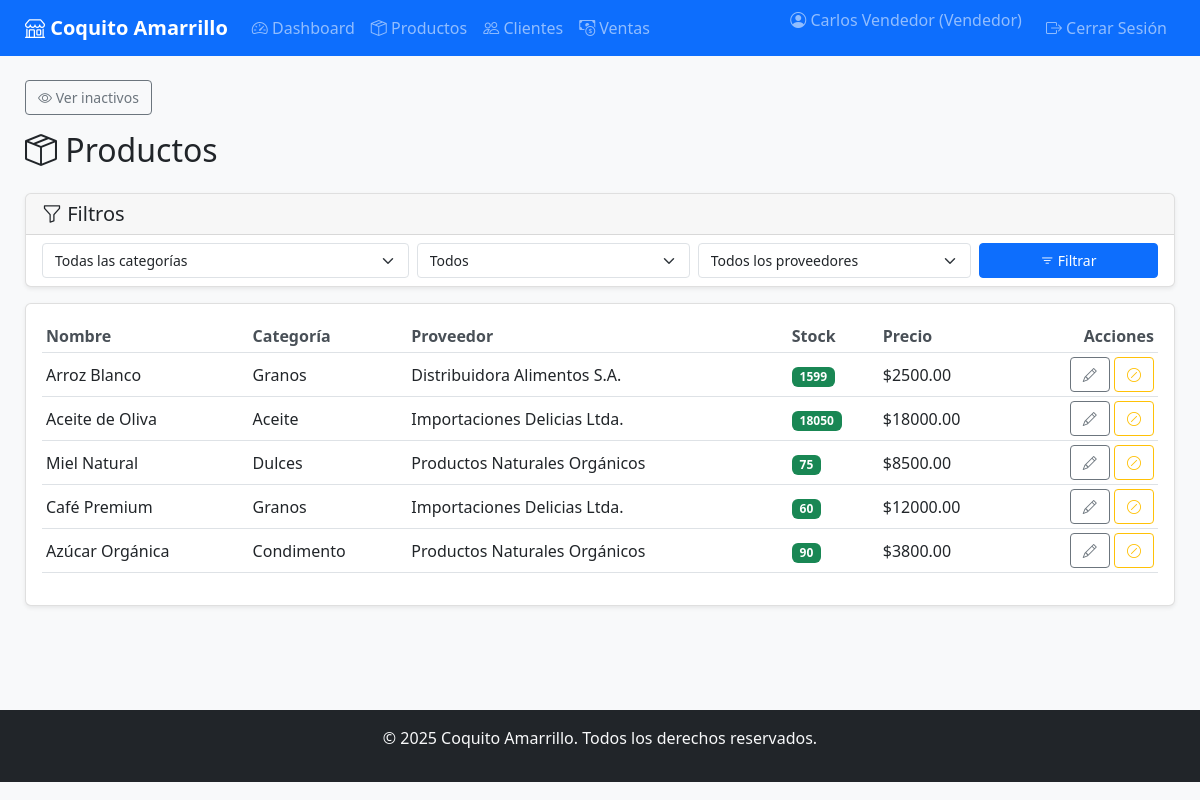
/products/ (signed in), run on the app's committed database.
### app/models/user.py (models this page shows, shortened)
class User(UserMixin, db.Model):
    __tablename__ = 'usuarios'
    id_usuario = db.Column(db.Integer, primary_key=True)
    nombre = db.Column(db.String(100), nullable=False)
    email = db.Column(db.String(100), nullable=False, unique=True)
    _password_hash = db.Column('password', db.String(255), nullable=False)
    rol_id = db.Column(db.Integer, db.ForeignKey('roles.id_rol'), nullable=False)
    activo = db.Column(db.Boolean, default=True)  # Campo para soft delete
    fecha_eliminacion = db.Column(db.DateTime)    # Fecha de desactivación
    fecha_registro = db.Column(db.DateTime)
    rol = relationship('Role', back_populates='usuarios')
    empleado_asociado = relationship('Staff', back_populates='usuario', uselist=False)
    @property
    def password(self):
        raise AttributeError('La contraseña no es legible')
    @password.setter
    def password(self, raw_password):
        self.validate_password_strength(raw_password)
        self._password_hash = bcrypt.generate_password_hash(raw_password).decode('utf-8')

### app/models/role.py (models this page shows, shortened)
class Role(db.Model):
    __tablename__ = 'roles'
    id_rol = db.Column(db.Integer, primary_key=True)
    nombre = db.Column(db.String(50), nullable=False, unique=True)
    descripcion = db.Column(db.String(150))
    activo = db.Column(db.Boolean, default=True)
    fecha_eliminacion = db.Column(db.DateTime)
    usuarios = relationship('User', back_populates='rol', cascade='save-update, merge')

### app/models/product.py (models this page shows, shortened)
class Product(db.Model):
    __tablename__ = 'productos'
    id_producto = db.Column(db.Integer, primary_key=True)
    nombre = db.Column(db.String(100), nullable=False)
    categoria = db.Column(db.String(100), nullable=False)
    descripcion = db.Column(db.Text)
    precio = db.Column(db.Numeric(10, 2), nullable=False)
    stock = db.Column(db.Integer, default=0)
    proveedor_id = db.Column(db.Integer, db.ForeignKey('proveedores.id_proveedor'))
    activo = db.Column(db.Boolean, default=True)  # Campo para soft delete
    fecha_eliminacion = db.Column(db.DateTime)    # Fecha de desactivación
    proveedor = relationship('Supplier', back_populates='productos')
    ventas = relationship('SaleProduct', back_populates='producto')
    ordenes_cliente = relationship('ClientOrderProduct', back_populates='producto')
    ordenes_proveedor = relationship('SupplierOrderProduct', back_populates='producto')

### app/models/supplier.py (models this page shows, shortened)
class Supplier(db.Model):
    __tablename__ = 'proveedores'
    id_proveedor = db.Column(db.Integer, primary_key=True)
    nombre = db.Column(db.String(100), nullable=False)
    contacto = db.Column(db.String(100))
    ciudad_id = db.Column(db.Integer, db.ForeignKey('ciudades.id_ciudad'))
    activo = db.Column(db.Boolean, default=True)
    fecha_eliminacion = db.Column(db.DateTime)
    usuario_id = db.Column(db.Integer, db.ForeignKey('usuarios.id_usuario'))
    ciudad = relationship('City', back_populates='proveedores')
    productos = relationship('Product', back_populates='proveedor')
    ordenes = relationship('SupplierOrder', back_populates='proveedor')
    empleados = relationship('Staff', back_populates='proveedor')

### app/routes/products.py (the view)
@products_bp.route('/')
@login_required
def list_products():
    products = Product.query.all()
    if current_user.rol.nombre not in ['Administrador', 'Vendedor']:
        flash('No tienes permisos para acceder a esta página', 'danger')
        return redirect(url_for('dashboard.dashboard'))
    categorias = [row[0] for row in db.session.query(distinct(Product.categoria)).all() if row[0]]
    proveedores = Supplier.query.filter_by(activo=True).all()
    try:
        mostrar_inactivos = request.args.get('mostrar_inactivos', 'false').lower() in ['1', 'true', 'yes']
        if mostrar_inactivos:
            products = Product.query.all()
        else:
            products = Product.query.filter_by(activo=True).all()
        categoria = request.args.get('categoria', '').strip()
        disponibilidad = request.args.get('disponibilidad', '').strip()
        proveedor_id = request.args.get('proveedor', '').strip()
        query = Product.query
        if not (mostrar_inactivos and current_user.rol.nombre == 'Administrador'):
            query = query.filter(Product.activo == True)
        if categoria:
            query = query.filter(Product.categoria.ilike(f"%{categoria}%"))
        if disponibilidad == 'disponible':
            query = query.filter(Product.stock > 0)
        elif disponibilidad == 'agotado':
            query = query.filter(Product.stock == 0)
        if proveedor_id:
            query = query.filter(Product.proveedor_id == int(proveedor_id))
        products = query.all()
        form = EmptyForm()
        return render_template(
            'products/list.html',
            products=products,
            mostrar_inactivos=mostrar_inactivos,
            proveedores=proveedores,
            categorias=categorias,
            form=form
            )
    except Exception as e:
        flash(f'Error al cargar Productos: {str(e)}', 'danger')
        return redirect(url_for('dashboard.dashboard'))

### app/forms.py
class EmptyForm(FlaskForm):
    pass

### app/__init__.py (called while the page is built)
@login_manager.user_loader
def load_user(user_id):
    from app.models import User
    return User.query.get(int(user_id))

### app/templates/products/list.html (shortened to what this page needs)
{% extends "base.html" %}
{% block content %}
<div class="mb-3 align-items-right">
    {% if mostrar_inactivos %}
    <a href="{{ url_for('products.list_products') }}" class="btn btn-sm btn-outline-secondary">
        <i class="bi bi-eye-slash"></i> Ocultar inactivos
    </a>
    {% else %}
    <a href="{{ url_for('products.list_products', mostrar_inactivos='true') }}"
        class="btn btn-sm btn-outline-secondary">
        <i class="bi bi-eye"></i> Ver inactivos
    </a>
    {% endif %}
</div>
<div class="d-flex justify-content-between align-items-center mb-3 mb-md-4">
    <h1 class="h2 mb-0 text-dark"><i class="bi bi-box-seam d-none d-md-inline"></i> Productos</h1>
</div>
<div class="card mb-3">
    <div class="card-header py-2">
        <h5 class="card-title mb-0 d-none d-md-block"><i class="bi bi-funnel"></i> Filtros</h5>
    </div>
    <div class="collapse d-md-block" id="filtersCollapse">
        <div class="card-body py-2">
            <form method="GET" class="row g-2">
                <div class="col-12 col-md-4">
                    <select class="form-select form-select-sm" name="categoria">
                        <option value="">Todas las categorías</option>
                    </select>
                </div>
                <div class="col-12 col-md-3">
                    <select class="form-select form-select-sm" name="disponibilidad">
                        <option value="">Todos</option>
                    </select>
                </div>
                {% if proveedores %}
                <div class="col-12 col-md-3">
                    <select class="form-select form-select-sm" name="proveedor">
                        <option value="">Todos los proveedores</option>
                    </select>
                </div>
                {% endif %}
                <div class="col-12 col-md-2">
                    <button type="submit" class="btn btn-primary btn-sm w-100">
                        <i class="bi bi-filter"></i> <span class="d-none d-md-inline">Filtrar</span>
                    </button>
                </div>
            </form>
        </div>
    </div>
</div>
<div class="card">
    <div class="card-body table-responsive">
        {% if products %}
        <table class="table table-sm table-hover align-middle">
            <thead>
                <tr>
                    <th>Nombre</th>
                    <th>Categoría</th>
                    <th>Proveedor</th>
                    <th>Stock</th>
                    <th>Precio</th>
                    <th class="text-end">Acciones</th>
                </tr>
            </thead>
            <tbody>
                {% for product in products %}
                <tr>
                    <td>{{ product.nombre }}</td>
                    <td>{{ product.categoria }}</td>
                    <td>{{ product.proveedor.nombre if product.proveedor else '-' }}</td>
                    <td>
                        {% if product.stock > 0 %}
                        <span class="badge bg-success">{{ product.stock }}</span>
                        {% else %}
                        <span class="badge bg-danger">Agotado</span>
                        {% endif %}
                    </td>
                    <td>${{ '%.2f'|format(product.precio) }}</td>
                    <td class="text-end">
                        <a href="{{ url_for('products.edit_product', product_id=product.id_producto) }}"
                            class="btn btn-sm btn-outline-secondary">
                            <i class="bi bi-pencil"></i>
                        </a>
                        {% if product.activo %}
                        <form action="{{ url_for('products.delete_product', product_id=product.id_producto) }}"
                            method="POST" class="d-inline">
                            <button type="submit" class="btn btn-sm btn-outline-warning"
                                onclick="return confirm('¿Seguro que deseas desactivar este producto?')">
                                <i class="bi bi-slash-circle"></i>
                            </button>
                        </form>
                        {% endif %}
                    </td>
                </tr>
                {% endfor %}
            </tbody>
        </table>
        {% else %}
        <p class="text-center text-muted">No se encontraron productos.</p>
        {% endif %}
    </div>
</div>
{% endblock %}

### app/templates/base.html (shortened to what this page needs)
<!DOCTYPE html>
<html lang="es">
<head>
    <link href="https://cdn.jsdelivr.net/npm/bootstrap@5.3.0/dist/css/bootstrap.min.css" rel="stylesheet">
    <link rel="stylesheet" href="https://cdn.jsdelivr.net/npm/bootstrap-icons@1.10.0/font/bootstrap-icons.css">
    <link rel="stylesheet" href="https://cdnjs.cloudflare.com/ajax/libs/font-awesome/6.4.0/css/all.min.css">
    <link rel="stylesheet" href="{{ url_for('static', filename='css/style.css') }}">
</head>
<body>
    <nav class="navbar navbar-expand-lg navbar-dark bg-primary">
        <div class="container-fluid">
            <a class="navbar-brand" href="{{ url_for('dashboard.dashboard') }}">
                <i class="bi bi-shop"></i> Coquito Amarrillo
            </a>
            <div class="collapse navbar-collapse" id="navbarNav">
                <ul class="navbar-nav me-auto">
                    {% if current_user.is_authenticated %}
                    <li class="nav-item">
                        <a class="nav-link" href="{{ url_for('dashboard.dashboard') }}">
                            <i class="bi bi-speedometer2"></i> Dashboard
                        </a>
                    </li>
                    {% if current_user.rol.nombre in ['Administrador', 'Vendedor'] %}
                    <li class="nav-item">
                        <a class="nav-link" href="{{ url_for('products.list_products') }}">
                            <i class="bi bi-box-seam"></i> Productos
                        </a>
                    </li>
                    <li class="nav-item">
                        <a class="nav-link" href="{{ url_for('clients.list_clients') }}">
                            <i class="bi bi-people"></i> Clientes
                        </a>
                    </li>
                    <li class="nav-item">
                        <a class="nav-link" href="{{ url_for('sales.list_sales') }}">
                            <i class="bi bi-cash-coin"></i> Ventas
                        </a>
                    </li>
                    {% endif %}
                    {% endif %}
                </ul>
                <ul class="navbar-nav">
                    {% if current_user.is_authenticated %}
                    <li class="nav-item">
                        <span class="navbar-text me-3">
                            <i class="bi bi-person-circle"></i> {{ current_user.nombre }} ({{ current_user.rol.nombre
                            }})
                        </span>
                    </li>
                    <li class="nav-item">
                        <a class="nav-link" href="{{ url_for('auth.logout') }}">
                            <i class="bi bi-box-arrow-right"></i> Cerrar Sesión
                        </a>
                    </li>
                    {% else %}
                    <li class="nav-item">
                        <a class="nav-link" href="{{ url_for('auth.login') }}">
                            <i class="bi bi-box-arrow-in-right"></i> Iniciar Sesión
                        </a>
                    </li>
                    {% endif %}
                </ul>
            </div>
        </div>
    </nav>
    <div class="container-fluid mt-4">
        <div class="row">
            <main class="col-md-12">
                {% block content %}{% endblock %}
            </main>
        </div>
    </div>
    <footer class="bg-dark text-light text-center py-3 mt-5">
        <div class="container">
            <p>&copy; 2025 Coquito Amarrillo. Todos los derechos reservados.</p>
        </div>
    </footer>
</body>
</html>

### app/static/css/style.css (style rules this page uses)
:root { --primary-color: #0d6efd; --secondary-color: #6c757d; --success-color: #198754; --danger-color: #dc3545; --warning-color: #ffc107; --info-color: #0dcaf0; --breakpoint-sm: 576px; --breakpoint-md: 768px; --breakpoint-lg: 992px; --breakpoint-xl: 1200px; }
body { font-family: 'Segoe UI', Tahoma, Geneva, Verdana, sans-serif; background-color: #f8f9fa; min-height: 100vh; display: flex; flex-direction: column; }
.navbar-brand { font-weight: bold; }
.navbar-nav .nav-link { padding: 0.5rem 0.8rem; }
.container-fluid { padding-left: 15px; padding-right: 15px; }
.card { box-shadow: 0 0.125rem 0.25rem rgba(0, 0, 0, 0.075); border: 1px solid rgba(0, 0, 0, 0.125); margin-bottom: 1.5rem; }
.card-header { background-color: rgba(0, 0, 0, 0.03); border-bottom: 1px solid rgba(0, 0, 0, 0.125); padding: 0.75rem 1rem; }
.table-responsive { overflow-x: auto; -webkit-overflow-scrolling: touch; }
.table th { border-top: none; font-weight: 600; color: #495057; white-space: nowrap; }
.table td { vertical-align: middle; }
.btn { padding: 0.375rem 0.75rem; font-size: 0.875rem; }
.form-control, .form-select { padding: 0.375rem 0.75rem; font-size: 0.875rem; }
@media (min-width: 769px) { .container-fluid { padding-left: 25px; padding-right: 25px; } }
@media (min-width: 769px) { .navbar-nav .nav-link { padding: 0.5rem 1rem; } }
body { display: flex; flex-direction: column; min-height: 100vh; }
main { flex: 1 0 auto; padding-bottom: 2rem; }
footer { flex-shrink: 0; }

### data on the page
User: nombre "Carlos Vendedor"
Role: rol.nombre "Vendedor"
Product: nombre "Arroz Blanco", categoria "Granos", proveedor "Distribuidora Alimentos S.A.", stock "1599", precio "2500.00"
Product: nombre "Aceite de Oliva", categoria "Aceite", proveedor "Importaciones Delicias Ltda.", stock "18050", precio "18000.00"
Product: nombre "Miel Natural", categoria "Dulces", proveedor "Productos Naturales Orgánicos", stock "75", precio "8500.00"
Product: nombre "Café Premium", categoria "Granos", proveedor "Importaciones Delicias Ltda.", stock "60", precio "12000.00"
Product: nombre "Azúcar Orgánica", categoria "Condimento", proveedor "Productos Naturales Orgánicos", stock "90", precio "3800.00"
